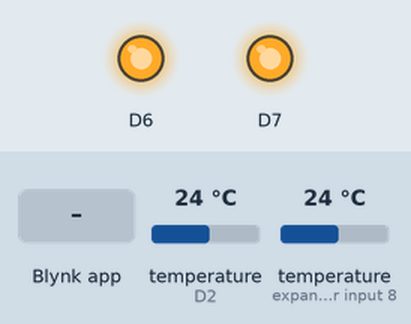
Recording of a sketch running on a simulated ESP8266 (NodeMCU). Shown: output pins drawn as LEDs (lit = HIGH). The inputs (shaded band) are chosen by the test bench; at power-on: temperature (sensors on D2, expander input 8) 24 °C. WiFi joins after 1.5 s; servers stay silent unless stated.

Above: at 3.0 s.
3.1 s: Blynk app writes 200 to V0
At 6.6 s:
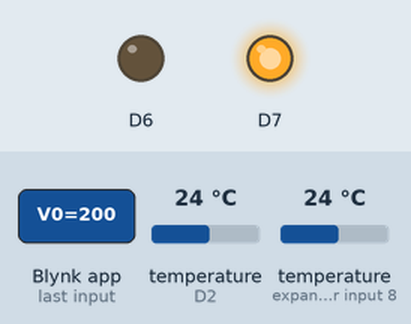
7.0 s: Blynk app writes 1 to V0
At 9.0 s:
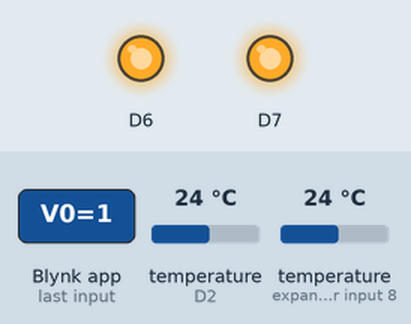
10.0 s: Blynk app writes 200 to V1
At 12.5 s:
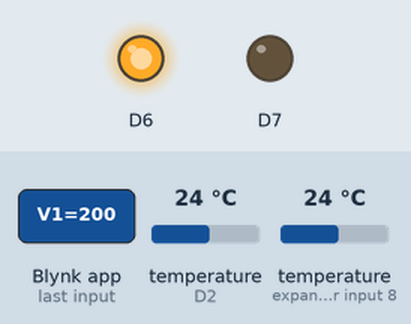
13.0 s: Blynk app writes 1 to V1
At 15.9 s:
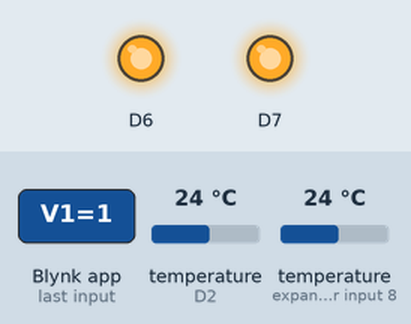
Timing chart, 0 to 17.0 s (numbered marks = the images above; inputs shaded):
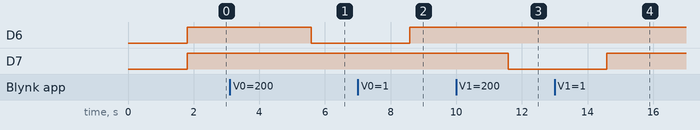

The sketch:

OberstBlynk.ino
```cpp
#define BLYNK_PRINT Serial // Comment this out to disable prints and save space
#include <ESP8266WiFi.h>
#include <BlynkSimpleEsp8266.h>
#include <OneWire.h>
#include <DallasTemperature.h>
#include <SimpleTimer.h>
#include <PID_v1.h>
char auth[] = "blynkauth";

// ****** DS18B20 and Temperature settings ******
#define ONE_WIRE_BUS D2                  // DS18B20 pin to D2 (4)
OneWire oneWire(ONE_WIRE_BUS);
DallasTemperature DS18B20_Sensors(&oneWire);
SimpleTimer timer;

// ****** General PID settings ******
int WindowSize = 5000;
unsigned long windowStartTime;

// ****** HLT PID settings ******
int hltSsr;
double hltSetpoint, hltInput, hltOutput;
double hltKp = 150, hltKi = 15, hltKd = 10;
PID hltPID(&hltInput, &hltOutput, &hltSetpoint, hltKp, hltKi, hltKd, DIRECT);
BLYNK_WRITE(V0)
{
  hltSetpoint = param.asInt();
}

// ****** HERMS PID settings ******
int hermsSsr;
double hermsSetpoint, hermsInput, hermsOutput;
double hermsKp = 150, hermsKi = 15, hermsKd = 10;
PID hermsPID(&hermsInput, &hermsOutput, &hermsSetpoint, hermsKp, hermsKi, hermsKd, DIRECT);
BLYNK_WRITE(V1)
{
  hermsSetpoint = param.asInt();
}

void setup()
{
  Serial.begin(115200);
  Blynk.begin(auth, "ssid", "pwd");
  windowStartTime = millis();
  hltSetpoint = 0;
  hermsSetpoint = 0;
  hltPID.SetOutputLimits(0, WindowSize);
  hltPID.SetMode(AUTOMATIC);
  hermsPID.SetOutputLimits(0, WindowSize);
  hermsPID.SetMode(AUTOMATIC);
  timer.setInterval(3000, readTemp);
  pinMode(D6, OUTPUT);
  pinMode(D7, OUTPUT);
}
void readTemp()
{
  hltInput = DS18B20_Sensors.getTempCByIndex(0);
  hermsInput = DS18B20_Sensors.getTempCByIndex(1);
  hltPID.Compute();
  hermsPID.Compute();
  Blynk.virtualWrite(4, hltInput);      // HLT Temp display
  Blynk.virtualWrite(6, hermsInput);    // HERMS Temp display
  DS18B20_Sensors.requestTemperatures();// Request temp readings for next time
}

void pidPins()
{
  // Turn the output pins on/off based on pid output
  if (millis() - windowStartTime > WindowSize)
  { //time to shift the Relay Window
    windowStartTime += WindowSize;
  }
  if (hltOutput < millis() - windowStartTime)
  {
    if (hltSsr == LOW)
    {
      digitalWrite(D6, HIGH);
      Blynk.virtualWrite(5, 0);
      hltSsr=HIGH;
    }
  }
  else
  {
    if (hltSsr == HIGH)
    {
      digitalWrite(D6, LOW);
      Blynk.virtualWrite(5, 1023);
      hltSsr=LOW;
    }
  }
  if (hermsOutput < millis() - windowStartTime)
  {
    if (hermsSsr == LOW)
    {
      digitalWrite(D7, HIGH);
      Blynk.virtualWrite(7, 0);
      hermsSsr=HIGH;
    }
  }
  else
  {
    if (hermsSsr == HIGH)
    {
      digitalWrite(D7, LOW);
      Blynk.virtualWrite(7, 1023);
      hermsSsr=LOW;
    }
  }
}

void loop()
{
  Blynk.run();
  timer.run();
  pidPins();
}
```

Measured:
- after the input at 3.1 s, D6: HIGH → LOW after 2.5 s
- after the input at 7.0 s, D6: LOW → HIGH after 1.6 s
- after the input at 10.0 s, D7: HIGH → LOW after 1.6 s
- after the input at 13.0 s, D7: LOW → HIGH after 1.6 s
